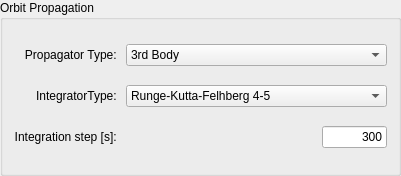
    <widget class="QGroupBox" name="TrajectorypropagationGroupBox">
     <property name="geometry">
      <rect>
       <x>144</x>
       <y>20</y>
       <width>401</width>
       <height>176</height>
      </rect>
     </property>
     <property name="title">
      <string>Orbit Propagation</string>
     </property>
     <layout class="QHBoxLayout" name="horizontalLayout_16">
      <item>
       <layout class="QGridLayout" name="gridLayout_13">
        <item row="0" column="0">
         <widget class="QLabel" name="PropagatorLabel">
          <property name="text">
           <string>Propagator Type: </string>
          </property>
          <property name="alignment">
           <set>Qt::AlignRight|Qt::AlignTrailing|Qt::AlignVCenter</set>
          </property>
         </widget>
        </item>
        <item row="0" column="1">
         <widget class="QComboBox" name="PropagatorComboBox">
          <property name="sizeAdjustPolicy">
           <enum>QComboBox::AdjustToContentsOnFirstShow</enum>
          </property>
          <item>
           <property name="text">
            <string>3rd Body</string>
           </property>
          </item>
         </widget>
        </item>
        <item row="1" column="0">
         <widget class="QLabel" name="IntegratorLabel">
          <property name="text">
           <string>IntegratorType: </string>
          </property>
          <property name="alignment">
           <set>Qt::AlignRight|Qt::AlignTrailing|Qt::AlignVCenter</set>
          </property>
         </widget>
        </item>
        <item row="1" column="1">
         <widget class="QComboBox" name="IntegratorComboBox">
          <property name="sizeAdjustPolicy">
           <enum>QComboBox::AdjustToContentsOnFirstShow</enum>
          </property>
          <item>
           <property name="text">
            <string>Runge-Kutta-Felhberg 4-5</string>
           </property>
          </item>
         </widget>
        </item>
        <item row="2" column="0">
         <widget class="QLabel" name="IntStepLabel">
          <property name="maximumSize">
           <size>
            <width>141</width>
            <height>25</height>
           </size>
          </property>
          <property name="text">
           <string>Integration step [s]: </string>
          </property>
          <property name="alignment">
           <set>Qt::AlignRight|Qt::AlignTrailing|Qt::AlignVCenter</set>
          </property>
         </widget>
        </item>
        <item row="2" column="1">
         <layout class="QHBoxLayout" name="horizontalLayout">
          <item>
           <spacer name="horizontalSpacer">
            <property name="orientation">
             <enum>Qt::Horizontal</enum>
            </property>
            <property name="sizeHint" stdset="0">
             <size>
              <width>40</width>
              <height>20</height>
             </size>
            </property>
           </spacer>
          </item>
          <item>
           <widget class="QLineEdit" name="TimeStepLineEdit">
            <property name="maximumSize">
             <size>
              <width>65</width>
              <height>16777215</height>
             </size>
            </property>
            <property name="toolTip">
             <string>Step size of the visualization of the participant's trajectory</string>
            </property>
            <property name="text">
             <string>300</string>
            </property>
            <property name="alignment">
             <set>Qt::AlignRight|Qt::AlignTrailing|Qt::AlignVCenter</set>
            </property>
           </widget>
          </item>
         </layout>
        </item>
       </layout>
      </item>
     </layout>
    </widget>
